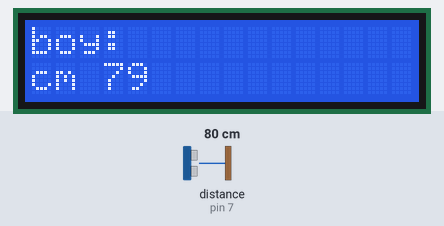
This sketch was run on a simulated Arduino Uno, built with avr-gcc and run on an emulated ATmega328P. On the bench: 16×2 character LCD. Wiring (inferred from the names in the program): ultrasonic range finder: trigger pin 6; echo pin 7. The test bench sets the inputs (shaded band); at power-on: distance to the obstacle (sensor on pin 7) 80 cm. The echo pulse lasts 58.3 µs per cm.

Above: at 1.3 s.
1.4 s: distance to the obstacle (sensor on pin 7) set to 2 cm
At 2.7 s:
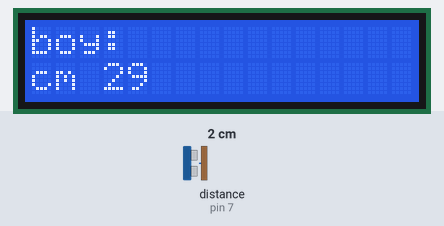
3.6 s: distance to the obstacle (sensor on pin 7) set to 250 cm
At 4.9 s:
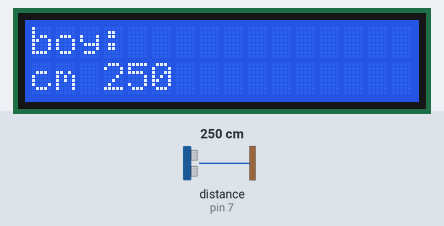
5.2 s: distance to the obstacle (sensor on pin 7) set to 4 cm
At 6.1 s:
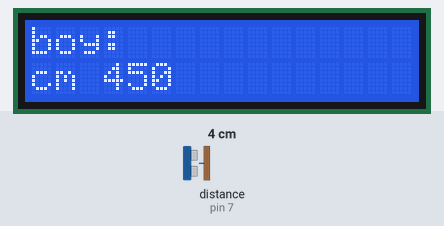
Timing chart, 0 to 8.2 s (numbered marks = the images above; inputs shaded):
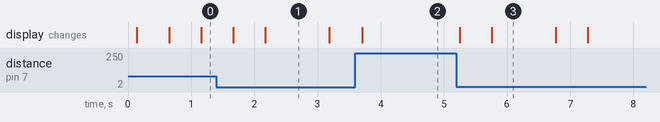

The sketch:

sketch_apr22a.ino
```cpp
#include <Wire.h>
#include <LiquidCrystal_I2C.h>
LiquidCrystal_I2C lcd(0x27, 16, 2);
int trigPin=6;
int echoPin=7;
long mesafe;
long sure;
void setup() {
  lcd.begin();
  pinMode(trigPin,OUTPUT);
  pinMode(echoPin,INPUT);
  Serial.begin(9600);
  lcd.begin();
  lcd.print("boy: ");

}

void loop() {
  digitalWrite(6,1);
  delayMicroseconds(2);
  digitalWrite(6,1);
  delayMicroseconds(7);
  digitalWrite(6,0);
  int sure=pulseIn(7,1);
  int mesafe=(sure/2)/29.1;
  int boy=mesafe-190;
  lcd.setCursor(0,1);
  lcd.print("cm ");
  lcd.print(mesafe);
  delay(500);
}
```

Measured:
- after the input at 1.4 s, the display: first changes after 0.27 s (image 1 shows a later state)
- after the input at 3.6 s, the display: changes after 0.11 s (image 2)
- after the input at 5.2 s, the display: first changes after 0.05 s (image 3 shows a later state)
- what the display in image 1 shows lasts 1.0 s, from 2.2 s to 3.2 s
